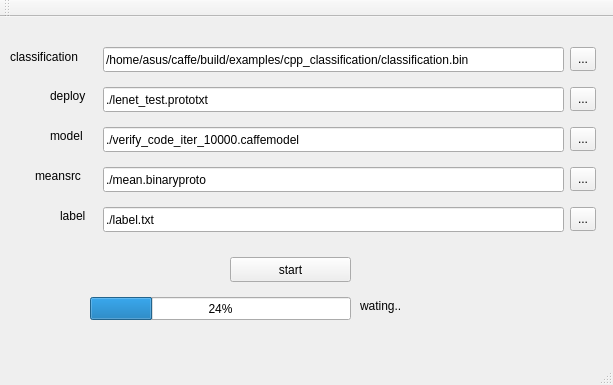
<?xml version="1.0" encoding="UTF-8"?>
<ui version="4.0">
 <class>MainWindow</class>
 <widget class="QMainWindow" name="MainWindow">
  <property name="geometry">
   <rect>
    <x>0</x>
    <y>0</y>
    <width>613</width>
    <height>385</height>
   </rect>
  </property>
  <property name="windowTitle">
   <string>MainWindow</string>
  </property>
  <widget class="QWidget" name="centralWidget">
   <widget class="QPushButton" name="pushButton">
    <property name="geometry">
     <rect>
      <x>230</x>
      <y>240</y>
      <width>121</width>
      <height>25</height>
     </rect>
    </property>
    <property name="text">
     <string>start</string>
    </property>
   </widget>
   <widget class="QLabel" name="label">
    <property name="geometry">
     <rect>
      <x>360</x>
      <y>280</y>
      <width>67</width>
      <height>17</height>
     </rect>
    </property>
    <property name="text">
     <string>wating..</string>
    </property>
   </widget>
   <widget class="QLineEdit" name="lineEdit">
    <property name="geometry">
     <rect>
      <x>103</x>
      <y>30</y>
      <width>461</width>
      <height>25</height>
     </rect>
    </property>
    <property name="text">
     <string>/home/asus/caffe/build/examples/cpp_classification/classification.bin</string>
    </property>
    <property name="readOnly">
     <bool>true</bool>
    </property>
   </widget>
   <widget class="QProgressBar" name="progressBar">
    <property name="geometry">
     <rect>
      <x>90</x>
      <y>280</y>
      <width>261</width>
      <height>23</height>
     </rect>
    </property>
    <property name="value">
     <number>24</number>
    </property>
   </widget>
   <widget class="QLineEdit" name="lineEdit_2">
    <property name="geometry">
     <rect>
      <x>103</x>
      <y>70</y>
      <width>461</width>
      <height>25</height>
     </rect>
    </property>
    <property name="text">
     <string>./lenet_test.prototxt</string>
    </property>
    <property name="readOnly">
     <bool>true</bool>
    </property>
   </widget>
   <widget class="QLineEdit" name="lineEdit_3">
    <property name="geometry">
     <rect>
      <x>103</x>
      <y>110</y>
      <width>461</width>
      <height>25</height>
     </rect>
    </property>
    <property name="text">
     <string>./verify_code_iter_10000.caffemodel</string>
    </property>
    <property name="readOnly">
     <bool>true</bool>
    </property>
   </widget>
   <widget class="QLineEdit" name="lineEdit_4">
    <property name="geometry">
     <rect>
      <x>103</x>
      <y>150</y>
      <width>461</width>
      <height>25</height>
     </rect>
    </property>
    <property name="text">
     <string>./mean.binaryproto</string>
    </property>
    <property name="readOnly">
     <bool>true</bool>
    </property>
   </widget>
   <widget class="QLabel" name="label_2">
    <property name="geometry">
     <rect>
      <x>10</x>
      <y>30</y>
      <width>101</width>
      <height>20</height>
     </rect>
    </property>
    <property name="text">
     <string>classification</string>
    </property>
   </widget>
   <widget class="QLabel" name="label_3">
    <property name="geometry">
     <rect>
      <x>50</x>
      <y>70</y>
      <width>67</width>
      <height>17</height>
     </rect>
    </property>
    <property name="text">
     <string>deploy</string>
    </property>
   </widget>
   <widget class="QLabel" name="label_4">
    <property name="geometry">
     <rect>
      <x>50</x>
      <y>110</y>
      <width>67</width>
      <height>17</height>
     </rect>
    </property>
    <property name="text">
     <string>model</string>
    </property>
   </widget>
   <widget class="QLabel" name="label_5">
    <property name="geometry">
     <rect>
      <x>35</x>
      <y>150</y>
      <width>67</width>
      <height>17</height>
     </rect>
    </property>
    <property name="text">
     <string>meansrc</string>
    </property>
   </widget>
   <widget class="QLineEdit" name="lineEdit_5">
    <property name="geometry">
     <rect>
      <x>103</x>
      <y>190</y>
      <width>461</width>
      <height>25</height>
     </rect>
    </property>
    <property name="text">
     <string>./label.txt</string>
    </property>
    <property name="readOnly">
     <bool>true</bool>
    </property>
   </widget>
   <widget class="QLabel" name="label_6">
    <property name="geometry">
     <rect>
      <x>60</x>
      <y>190</y>
      <width>67</width>
      <height>17</height>
     </rect>
    </property>
    <property name="text">
     <string>label</string>
    </property>
   </widget>
   <widget class="QToolButton" name="toolButton">
    <property name="geometry">
     <rect>
      <x>570</x>
      <y>30</y>
      <width>26</width>
      <height>24</height>
     </rect>
    </property>
    <property name="text">
     <string>...</string>
    </property>
   </widget>
   <widget class="QToolButton" name="toolButton_2">
    <property name="geometry">
     <rect>
      <x>570</x>
      <y>70</y>
      <width>26</width>
      <height>24</height>
     </rect>
    </property>
    <property name="text">
     <string>...</string>
    </property>
   </widget>
   <widget class="QToolButton" name="toolButton_3">
    <property name="geometry">
     <rect>
      <x>570</x>
      <y>110</y>
      <width>26</width>
      <height>24</height>
     </rect>
    </property>
    <property name="text">
     <string>...</string>
    </property>
   </widget>
   <widget class="QToolButton" name="toolButton_4">
    <property name="geometry">
     <rect>
      <x>570</x>
      <y>150</y>
      <width>26</width>
      <height>24</height>
     </rect>
    </property>
    <property name="text">
     <string>...</string>
    </property>
   </widget>
   <widget class="QToolButton" name="toolButton_5">
    <property name="geometry">
     <rect>
      <x>570</x>
      <y>190</y>
      <width>26</width>
      <height>24</height>
     </rect>
    </property>
    <property name="text">
     <string>...</string>
    </property>
   </widget>
  </widget>
  <widget class="QMenuBar" name="menuBar">
   <property name="geometry">
    <rect>
     <x>0</x>
     <y>0</y>
     <width>613</width>
     <height>28</height>
    </rect>
   </property>
  </widget>
  <widget class="QToolBar" name="mainToolBar">
   <attribute name="toolBarArea">
    <enum>TopToolBarArea</enum>
   </attribute>
   <attribute name="toolBarBreak">
    <bool>false</bool>
   </attribute>
  </widget>
  <widget class="QStatusBar" name="statusBar"/>
 </widget>
 <layoutdefault spacing="6" margin="11"/>
 <resources/>
 <connections/>
</ui>
